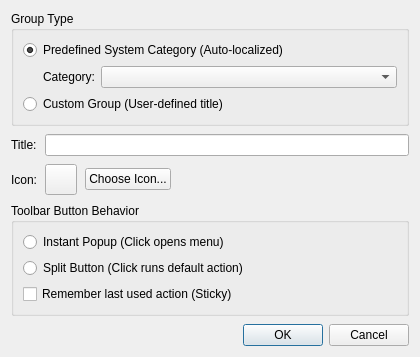
<?xml version="1.0" encoding="UTF-8"?>
<ui version="4.0">
    <class>LC_DlgActionGroupConfig</class>
    <widget class="QDialog" name="LC_DlgActionGroupConfig">
        <property name="geometry">
            <rect>
                <x>0</x>
                <y>0</y>
                <width>420</width>
                <height>340</height>
            </rect>
        </property>
        <property name="windowTitle">
            <string>Configure Action Group</string>
        </property>
        <layout class="QVBoxLayout" name="verticalLayout_main">
            <property name="spacing">
                <number>8</number>
            </property>
            <item>
                <widget class="QGroupBox" name="gbCategoryType">
                    <property name="title">
                        <string>Group Type</string>
                    </property>
                    <layout class="QVBoxLayout" name="verticalLayout_catType">
                        <property name="spacing">
                            <number>6</number>
                        </property>
                        <item>
                            <widget class="QRadioButton" name="rbPredefinedCategory">
                                <property name="toolTip">
                                    <string>Select a standard CAD category that will be automatically translated in all languages</string>
                                </property>
                                <property name="text">
                                    <string>Predefined System Category (Auto-localized)</string>
                                </property>
                                <property name="checked">
                                    <bool>true</bool>
                                </property>
                            </widget>
                        </item>
                        <item>
                            <layout class="QHBoxLayout" name="horizontalLayout_sysCat">
                                <property name="leftMargin">
                                    <number>20</number>
                                </property>
                                <item>
                                    <widget class="QLabel" name="lblSysCategory">
                                        <property name="text">
                                            <string>Category:</string>
                                        </property>
                                    </widget>
                                </item>
                                <item>
                                    <widget class="QComboBox" name="cbSystemCategory">
                                        <property name="sizePolicy">
                                            <sizepolicy hsizetype="Expanding" vsizetype="Fixed">
                                                <horstretch>0</horstretch>
                                                <verstretch>0</verstretch>
                                            </sizepolicy>
                                        </property>
                                        <property name="toolTip">
                                            <string>Select predefined category</string>
                                        </property>
                                    </widget>
                                </item>
                            </layout>
                        </item>
                        <item>
                            <widget class="QRadioButton" name="rbCustomGroup">
                                <property name="toolTip">
                                    <string>Create a custom group with your own title and icon</string>
                                </property>
                                <property name="text">
                                    <string>Custom Group (User-defined title)</string>
                                </property>
                            </widget>
                        </item>
                    </layout>
                </widget>
            </item>
            <item>
                <layout class="QHBoxLayout" name="horizontalLayout_title">
                    <item>
                        <widget class="QLabel" name="lblTitle">
                            <property name="text">
                                <string>Title:</string>
                            </property>
                        </widget>
                    </item>
                    <item>
                        <widget class="QLineEdit" name="leTitle">
                            <property name="toolTip">
                                <string>Display title for the group / flyout button</string>
                            </property>
                        </widget>
                    </item>
                </layout>
            </item>
            <item>
                <layout class="QHBoxLayout" name="horizontalLayout_icon">
                    <item>
                        <widget class="QLabel" name="lblIcon">
                            <property name="text">
                                <string>Icon:</string>
                            </property>
                        </widget>
                    </item>
                    <item>
                        <widget class="QToolButton" name="tbIconPreview">
                            <property name="toolTip">
                                <string>Current icon preview</string>
                            </property>
                            <property name="iconSize">
                                <size>
                                    <width>24</width>
                                    <height>24</height>
                                </size>
                            </property>
                        </widget>
                    </item>
                    <item>
                        <widget class="QPushButton" name="pbChooseIcon">
                            <property name="toolTip">
                                <string>Choose icon from resource library</string>
                            </property>
                            <property name="text">
                                <string>Choose Icon...</string>
                            </property>
                        </widget>
                    </item>
                    <item>
                        <spacer name="horizontalSpacer_icon">
                            <property name="orientation">
                                <enum>Qt::Orientation::Horizontal</enum>
                            </property>
                            <property name="sizeHint" stdset="0">
                                <size>
                                    <width>40</width>
                                    <height>20</height>
                                </size>
                            </property>
                        </spacer>
                    </item>
                </layout>
            </item>
            <item>
                <widget class="QGroupBox" name="gbBehavior">
                    <property name="title">
                        <string>Toolbar Button Behavior</string>
                    </property>
                    <layout class="QVBoxLayout" name="verticalLayout_behavior">
                        <item>
                            <widget class="QRadioButton" name="rbInstant">
                                <property name="toolTip">
                                    <string>Clicking the button opens the drop-down menu directly</string>
                                </property>
                                <property name="text">
                                    <string>Instant Popup (Click opens menu)</string>
                                </property>
                            </widget>
                        </item>
                        <item>
                            <widget class="QRadioButton" name="rbSplit">
                                <property name="toolTip">
                                    <string>Clicking the button runs default action; side arrow opens menu</string>
                                </property>
                                <property name="text">
                                    <string>Split Button (Click runs default action)</string>
                                </property>
                            </widget>
                        </item>
                        <item>
                            <widget class="QCheckBox" name="cbSticky">
                                <property name="toolTip">
                                    <string>Main button remembers and executes the last used action</string>
                                </property>
                                <property name="text">
                                    <string>Remember last used action (Sticky)</string>
                                </property>
                            </widget>
                        </item>
                    </layout>
                </widget>
            </item>
            <item>
                <spacer name="verticalSpacer">
                    <property name="orientation">
                        <enum>Qt::Orientation::Vertical</enum>
                    </property>
                    <property name="sizeHint" stdset="0">
                        <size>
                            <width>20</width>
                            <height>10</height>
                        </size>
                    </property>
                </spacer>
            </item>
            <item>
                <widget class="QDialogButtonBox" name="buttonBox">
                    <property name="orientation">
                        <enum>Qt::Orientation::Horizontal</enum>
                    </property>
                    <property name="standardButtons">
                        <set>QDialogButtonBox::StandardButton::Cancel|QDialogButtonBox::StandardButton::Ok</set>
                    </property>
                </widget>
            </item>
        </layout>
    </widget>
    <resources/>
    <connections/>
</ui>
